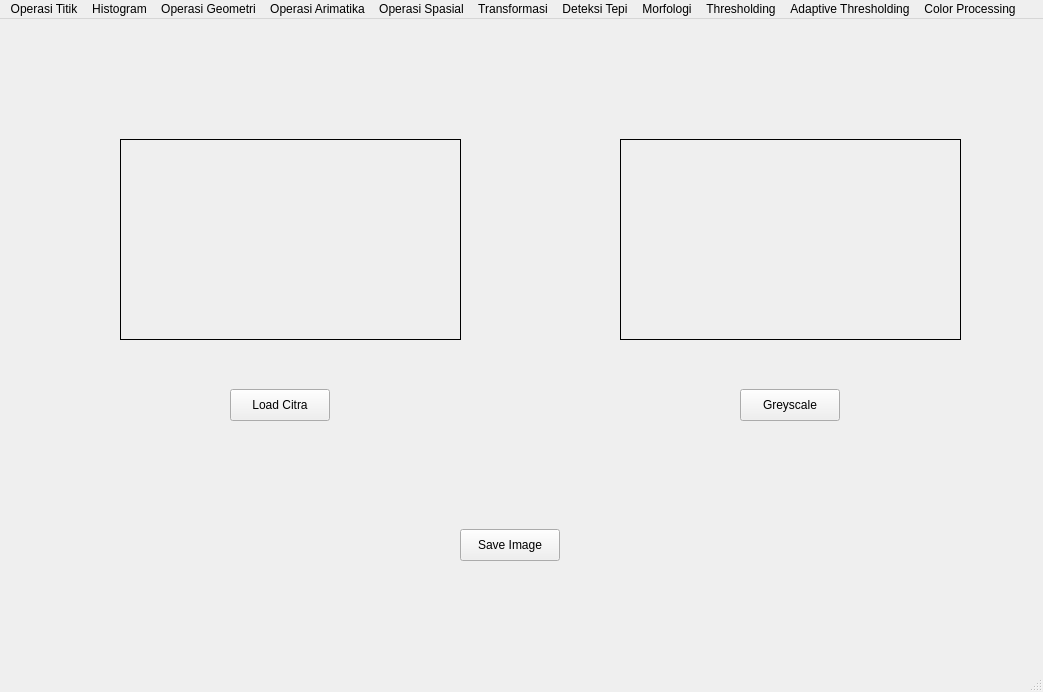
<?xml version="1.0" encoding="UTF-8"?>
<ui version="4.0">
 <class>MainWindow</class>
 <widget class="QMainWindow" name="MainWindow">
  <property name="windowModality">
   <enum>Qt::ApplicationModal</enum>
  </property>
  <property name="geometry">
   <rect>
    <x>0</x>
    <y>0</y>
    <width>1043</width>
    <height>692</height>
   </rect>
  </property>
  <property name="windowTitle">
   <string>MainWindow</string>
  </property>
  <widget class="QWidget" name="centralwidget">
   <widget class="QPushButton" name="button_load">
    <property name="geometry">
     <rect>
      <x>230</x>
      <y>370</y>
      <width>100</width>
      <height>32</height>
     </rect>
    </property>
    <property name="text">
     <string>Load Citra</string>
    </property>
   </widget>
   <widget class="QLabel" name="label">
    <property name="geometry">
     <rect>
      <x>120</x>
      <y>120</y>
      <width>341</width>
      <height>201</height>
     </rect>
    </property>
    <property name="frameShape">
     <enum>QFrame::Box</enum>
    </property>
    <property name="text">
     <string/>
    </property>
   </widget>
   <widget class="QPushButton" name="saveImage">
    <property name="geometry">
     <rect>
      <x>460</x>
      <y>510</y>
      <width>100</width>
      <height>32</height>
     </rect>
    </property>
    <property name="text">
     <string>Save Image</string>
    </property>
   </widget>
   <widget class="QPushButton" name="grayButton">
    <property name="geometry">
     <rect>
      <x>740</x>
      <y>370</y>
      <width>100</width>
      <height>32</height>
     </rect>
    </property>
    <property name="text">
     <string>Greyscale</string>
    </property>
   </widget>
   <widget class="QLabel" name="label_2">
    <property name="geometry">
     <rect>
      <x>620</x>
      <y>120</y>
      <width>341</width>
      <height>201</height>
     </rect>
    </property>
    <property name="frameShape">
     <enum>QFrame::Box</enum>
    </property>
    <property name="text">
     <string/>
    </property>
   </widget>
  </widget>
  <widget class="QMenuBar" name="menubar">
   <property name="geometry">
    <rect>
     <x>0</x>
     <y>0</y>
     <width>1043</width>
     <height>21</height>
    </rect>
   </property>
   <widget class="QMenu" name="menuOperasi_TItik">
    <property name="title">
     <string>Operasi Titik</string>
    </property>
    <addaction name="actionOperasi_Pencerahan"/>
    <addaction name="separator"/>
    <addaction name="actionOperasi_Kontras"/>
    <addaction name="actionContrast_Stretching"/>
    <addaction name="actionNegative_Image"/>
    <addaction name="actionBiner_Image"/>
   </widget>
   <widget class="QMenu" name="menuHistogram">
    <property name="title">
     <string>Histogram</string>
    </property>
    <addaction name="actionHistogram_Grayscale"/>
    <addaction name="actionHistogram_RGB"/>
    <addaction name="actionHistogram_Equalization"/>
   </widget>
   <widget class="QMenu" name="menuOperasi_Geometri">
    <property name="title">
     <string>Operasi Geometri</string>
    </property>
    <widget class="QMenu" name="menuRotasi">
     <property name="title">
      <string>Rotasi</string>
     </property>
     <addaction name="action90_Derajat"/>
     <addaction name="action_90_Derajat"/>
     <addaction name="action45_Derajat"/>
     <addaction name="action_45_Derajat"/>
     <addaction name="action180_Derajat"/>
    </widget>
    <widget class="QMenu" name="menuResize">
     <property name="title">
      <string>Resize</string>
     </property>
     <widget class="QMenu" name="menuZoom_In">
      <property name="title">
       <string>Zoom In</string>
      </property>
      <addaction name="action2x"/>
      <addaction name="action3x"/>
      <addaction name="action4x"/>
     </widget>
     <widget class="QMenu" name="menuZoom_Out">
      <property name="title">
       <string>Zoom Out</string>
      </property>
      <addaction name="action1_4x"/>
      <addaction name="action1_2x"/>
      <addaction name="action3_4x"/>
     </widget>
     <addaction name="menuZoom_In"/>
     <addaction name="menuZoom_Out"/>
    </widget>
    <addaction name="actionTranslasi"/>
    <addaction name="menuRotasi"/>
    <addaction name="menuResize"/>
    <addaction name="actionCrop"/>
   </widget>
   <widget class="QMenu" name="menuOperasi_Arimatika">
    <property name="title">
     <string>Operasi Arimatika</string>
    </property>
    <addaction name="actionTambah_dan_Kurang"/>
    <addaction name="actionOperasi_AND"/>
    <addaction name="actionOperasi_OR"/>
    <addaction name="actionOperasi_XOR"/>
    <addaction name="actionKali_dan_Bagi"/>
   </widget>
   <widget class="QMenu" name="menuOperasi_Spasial">
    <property name="title">
     <string>Operasi Spasial</string>
    </property>
    <addaction name="actionKonvolusi_2D"/>
    <addaction name="actionMean_Filter"/>
    <addaction name="actionGaussian_Filter"/>
    <addaction name="actionMedian_Filter"/>
    <addaction name="actionMax_Filter"/>
    <addaction name="actionImage_Sharpening"/>
   </widget>
   <widget class="QMenu" name="menuTransformasi">
    <property name="title">
     <string>Transformasi</string>
    </property>
    <addaction name="actionSmooth"/>
    <addaction name="actionEdge"/>
   </widget>
   <widget class="QMenu" name="menuDeteksi_Tepi">
    <property name="title">
     <string>Deteksi Tepi</string>
    </property>
    <widget class="QMenu" name="menuDeteksi_Tepi_Citra">
     <property name="title">
      <string>Deteksi Tepi Citra</string>
     </property>
     <addaction name="actionSobel"/>
     <addaction name="actionPrewit"/>
     <addaction name="actionRobets"/>
    </widget>
    <addaction name="menuDeteksi_Tepi_Citra"/>
    <addaction name="actionCanny_Edge"/>
   </widget>
   <widget class="QMenu" name="menuMorfologi">
    <property name="title">
     <string>Morfologi</string>
    </property>
    <addaction name="actionMorfologi"/>
   </widget>
   <widget class="QMenu" name="menuThresholding">
    <property name="title">
     <string>Thresholding</string>
    </property>
    <widget class="QMenu" name="menuLocal_Thresholding">
     <property name="title">
      <string>Local Thresholding</string>
     </property>
     <addaction name="actionBinary_2"/>
     <addaction name="actionBinary_Invers"/>
     <addaction name="actionTrunc"/>
     <addaction name="actionTo_Zero"/>
     <addaction name="actionTo_Zero_Invers"/>
    </widget>
    <addaction name="menuLocal_Thresholding"/>
   </widget>
   <widget class="QMenu" name="menuAdaptive_Thresholding">
    <property name="title">
     <string>Adaptive Thresholding</string>
    </property>
    <addaction name="actionMean_Thresholding"/>
    <addaction name="actionGaussian_Thresholding"/>
    <addaction name="actionOtsu_Thresholding"/>
    <addaction name="actionContour"/>
   </widget>
   <widget class="QMenu" name="menuColor_Tracking">
    <property name="title">
     <string>Color Processing</string>
    </property>
    <addaction name="actionColor_Tracking"/>
    <addaction name="actionColor_Picker"/>
   </widget>
   <addaction name="menuOperasi_TItik"/>
   <addaction name="menuHistogram"/>
   <addaction name="menuOperasi_Geometri"/>
   <addaction name="menuOperasi_Arimatika"/>
   <addaction name="menuOperasi_Spasial"/>
   <addaction name="menuTransformasi"/>
   <addaction name="menuDeteksi_Tepi"/>
   <addaction name="menuMorfologi"/>
   <addaction name="menuThresholding"/>
   <addaction name="menuAdaptive_Thresholding"/>
   <addaction name="menuColor_Tracking"/>
  </widget>
  <widget class="QStatusBar" name="statusbar"/>
  <action name="actionOperasi_Pencerahan">
   <property name="checkable">
    <bool>false</bool>
   </property>
   <property name="text">
    <string>Operasi Pencerahan</string>
   </property>
   <property name="shortcutVisibleInContextMenu">
    <bool>true</bool>
   </property>
  </action>
  <action name="actionOperasi_Kontras">
   <property name="text">
    <string>Operasi Kontras</string>
   </property>
  </action>
  <action name="actionContrast_Stretching">
   <property name="text">
    <string>Contrast Stretching</string>
   </property>
  </action>
  <action name="actionNegative_Image">
   <property name="text">
    <string>Negative Image</string>
   </property>
  </action>
  <action name="actionBiner_Image">
   <property name="text">
    <string>Biner Image</string>
   </property>
  </action>
  <action name="actionHistogram_Grayscale">
   <property name="text">
    <string>Histogram Grayscale</string>
   </property>
  </action>
  <action name="actionHistogram_RGB">
   <property name="text">
    <string>Histogram RGB</string>
   </property>
  </action>
  <action name="actionHistogram_Equalization">
   <property name="text">
    <string>Histogram Equalization</string>
   </property>
  </action>
  <action name="actionTranslasi">
   <property name="text">
    <string>Translasi</string>
   </property>
  </action>
  <action name="action90_Derajat">
   <property name="text">
    <string>90 Derajat</string>
   </property>
  </action>
  <action name="action_90_Derajat">
   <property name="text">
    <string>-90 Derajat</string>
   </property>
  </action>
  <action name="action45_Derajat">
   <property name="text">
    <string>45 Derajat</string>
   </property>
  </action>
  <action name="action_45_Derajat">
   <property name="text">
    <string>-45 Derajat</string>
   </property>
  </action>
  <action name="action180_Derajat">
   <property name="text">
    <string>180 Derajat</string>
   </property>
  </action>
  <action name="action2x">
   <property name="text">
    <string>2x</string>
   </property>
  </action>
  <action name="action3x">
   <property name="text">
    <string>3x</string>
   </property>
  </action>
  <action name="action4x">
   <property name="text">
    <string>4x</string>
   </property>
  </action>
  <action name="action1_4x">
   <property name="text">
    <string>1/4x</string>
   </property>
  </action>
  <action name="action1_2x">
   <property name="text">
    <string>1/2x</string>
   </property>
  </action>
  <action name="action3_4x">
   <property name="text">
    <string>3/4x</string>
   </property>
  </action>
  <action name="actionCrop">
   <property name="text">
    <string>Crop</string>
   </property>
  </action>
  <action name="actionTambah_dan_Kurang">
   <property name="text">
    <string>Tambah dan Kurang</string>
   </property>
  </action>
  <action name="actionOperasi_AND">
   <property name="text">
    <string>Operasi AND</string>
   </property>
  </action>
  <action name="actionOperasi_OR">
   <property name="text">
    <string>Operasi OR</string>
   </property>
  </action>
  <action name="actionOperasi_XOR">
   <property name="text">
    <string>Operasi XOR</string>
   </property>
  </action>
  <action name="actionKali_dan_Bagi">
   <property name="text">
    <string>Kali dan Bagi</string>
   </property>
  </action>
  <action name="actionKonvolusi_2D">
   <property name="text">
    <string>Konvolusi 2D</string>
   </property>
  </action>
  <action name="actionMean_Filter">
   <property name="text">
    <string>Mean Filter</string>
   </property>
  </action>
  <action name="actionGaussian_Filter">
   <property name="text">
    <string>Gaussian Filter</string>
   </property>
  </action>
  <action name="actionMedian_Filter">
   <property name="text">
    <string>Median Filter</string>
   </property>
  </action>
  <action name="actionMax_Filter">
   <property name="text">
    <string>Max Filter</string>
   </property>
  </action>
  <action name="actionImage_Sharpening">
   <property name="text">
    <string>Image Sharpening</string>
   </property>
  </action>
  <action name="actionSmooth">
   <property name="text">
    <string>Smooth</string>
   </property>
  </action>
  <action name="actionEdge">
   <property name="text">
    <string>Edge</string>
   </property>
  </action>
  <action name="actionSobel">
   <property name="text">
    <string>Sobel</string>
   </property>
  </action>
  <action name="actionPrewit">
   <property name="text">
    <string>Prewit</string>
   </property>
  </action>
  <action name="actionRobets">
   <property name="text">
    <string>Robets</string>
   </property>
  </action>
  <action name="actionCanny_Edge">
   <property name="text">
    <string>Canny Edge</string>
   </property>
  </action>
  <action name="actionMorfologi">
   <property name="text">
    <string>Morfologi</string>
   </property>
  </action>
  <action name="actionGlobal">
   <property name="text">
    <string>Global</string>
   </property>
  </action>
  <action name="actionMean_Thresholding">
   <property name="text">
    <string>Mean Thresholding</string>
   </property>
  </action>
  <action name="actionGaussian_Thresholding">
   <property name="text">
    <string>Gaussian Thresholding</string>
   </property>
  </action>
  <action name="actionBinary">
   <property name="text">
    <string>Binary</string>
   </property>
  </action>
  <action name="actionBinary_2">
   <property name="text">
    <string>Binary</string>
   </property>
  </action>
  <action name="actionBinary_Invers">
   <property name="text">
    <string>Binary Invers</string>
   </property>
  </action>
  <action name="actionTrunc">
   <property name="text">
    <string>Trunc</string>
   </property>
  </action>
  <action name="actionTo_Zero">
   <property name="text">
    <string>To Zero</string>
   </property>
  </action>
  <action name="actionTo_Zero_Invers">
   <property name="text">
    <string>To Zero Invers</string>
   </property>
  </action>
  <action name="actionOtsu_Thresholding">
   <property name="text">
    <string>Otsu Thresholding</string>
   </property>
  </action>
  <action name="actionContour">
   <property name="text">
    <string>Contour</string>
   </property>
  </action>
  <action name="actionColor_Tracking">
   <property name="text">
    <string>Color Tracking</string>
   </property>
  </action>
  <action name="actionColor_Picker">
   <property name="text">
    <string>Color Picker</string>
   </property>
  </action>
 </widget>
 <resources/>
 <connections/>
</ui>
